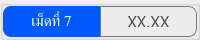
                  <widget class="QGroupBox" name="thickness_summary_group_7">
                   <property name="minimumSize">
                    <size>
                     <width>0</width>
                     <height>40</height>
                    </size>
                   </property>
                   <property name="maximumSize">
                    <size>
                     <width>16777215</width>
                     <height>40</height>
                    </size>
                   </property>
                   <property name="styleSheet">
                    <string notr="true">color: rgb(255, 255, 255);</string>
                   </property>
                   <layout class="QHBoxLayout" name="horizontalLayout_44">
                    <property name="spacing">
                     <number>0</number>
                    </property>
                    <property name="leftMargin">
                     <number>0</number>
                    </property>
                    <property name="topMargin">
                     <number>0</number>
                    </property>
                    <property name="rightMargin">
                     <number>0</number>
                    </property>
                    <property name="bottomMargin">
                     <number>0</number>
                    </property>
                    <item>
                     <widget class="QLabel" name="thickness_summary_title_7">
                      <property name="minimumSize">
                       <size>
                        <width>55</width>
                        <height>0</height>
                       </size>
                      </property>
                      <property name="font">
                       <font>
                        <family>Kanit</family>
                        <pointsize>11</pointsize>
                        <italic>false</italic>
                        <bold>false</bold>
                        <underline>false</underline>
                        <strikeout>false</strikeout>
                       </font>
                      </property>
                      <property name="styleSheet">
                       <string notr="true">background-color: #0059fe;
border-top-left-radius: 8px;
border-bottom-left-radius: 8px;</string>
                      </property>
                      <property name="text">
                       <string>เม็ดที่ 7</string>
                      </property>
                      <property name="alignment">
                       <set>Qt::AlignmentFlag::AlignCenter</set>
                      </property>
                     </widget>
                    </item>
                    <item>
                     <widget class="QFrame" name="thickness_summary_frame_7">
                      <property name="styleSheet">
                       <string notr="true">border: solid;
border-width: 1px;
border-color: rgb(121, 121, 121);
border-top-right-radius: 8px;
border-bottom-right-radius: 8px;</string>
                      </property>
                      <property name="frameShape">
                       <enum>QFrame::Shape::StyledPanel</enum>
                      </property>
                      <property name="frameShadow">
                       <enum>QFrame::Shadow::Raised</enum>
                      </property>
                      <layout class="QHBoxLayout" name="horizontalLayout_45">
                       <item>
                        <widget class="QLabel" name="thickness_summary_7">
                         <property name="font">
                          <font>
                           <family>Kanit</family>
                           <pointsize>12</pointsize>
                          </font>
                         </property>
                         <property name="styleSheet">
                          <string notr="true">border: none;
color: rgb(72, 72, 72);</string>
                         </property>
                         <property name="text">
                          <string>XX.XX</string>
                         </property>
                         <property name="alignment">
                          <set>Qt::AlignmentFlag::AlignCenter</set>
                         </property>
                        </widget>
                       </item>
                      </layout>
                     </widget>
                    </item>
                   </layout>
                  </widget>
